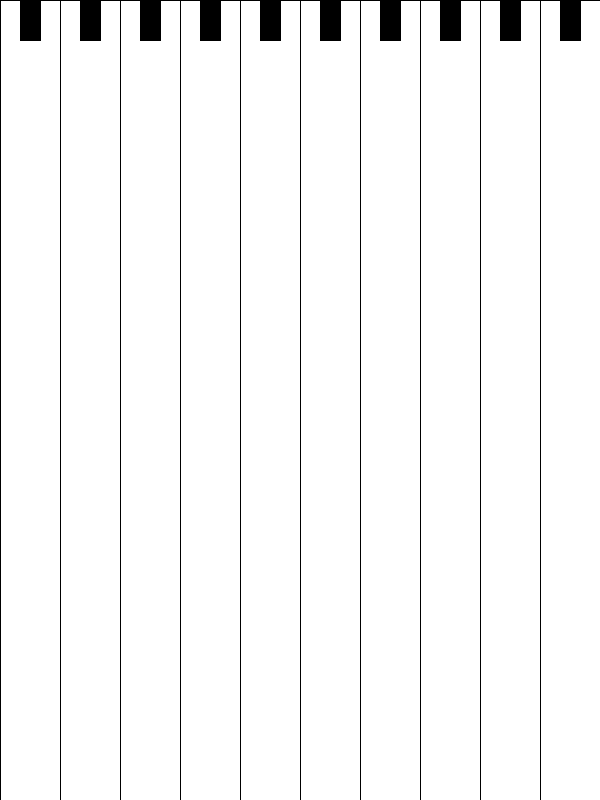
Frame 1 (no input)
Frame 60 (the mouse pressed at the canvas centre just before this capture): identical to frame 1, image omitted
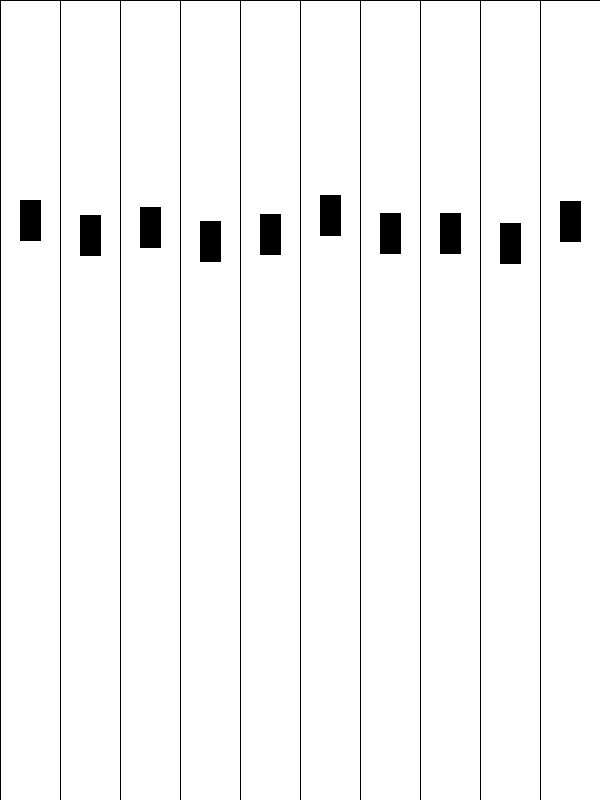
Frame 120 (the mouse held since frame 60 and released just before this capture)

The Processing sketch that drew these frames (run headless with seeded random() and noise(); from frame 60 on, the mouse is pressed at the canvas centre):

// Processing sketch: carros_base_george
// ── carros_base_george.pde
int n = 10;
int[] Y = new int[n];
int l;
int escolha =2;
void setup() {
  size(600, 800);
  l = width/n;
  fill(0);
  background(255);
  for (int i =0; i<n; i++) {
    noFill();
    rect(i*l, 0, l, height);
    fill(0);
    carro(i*l+l/3, Y[i], 20);
  }
}
boolean parou = true;
void draw() {
  if (parou==false) {
    background(255);
    for (int i =0; i<n; i++) {
      noFill();
      rect(i*l, 0, l, height);
      fill(0);
      Y[i]=Y[i]+int(random(2, 6));
      if (Y[i]>760) {
        if (escolha == i) println("Ganhou!", escolha, i);
        else println("Perdeu!", escolha, i);
        parou = true;
      }
      //+l/3 é para alinhar o carro na faixa
      carro(i*l+l/3, Y[i], 20);
    }
  }
}
void carro(int x, int y, int t) {
  rect(x, y, t, 2*t);
}
void mousePressed() {
  parou = false;
  escolha = mouseX/l;
}
